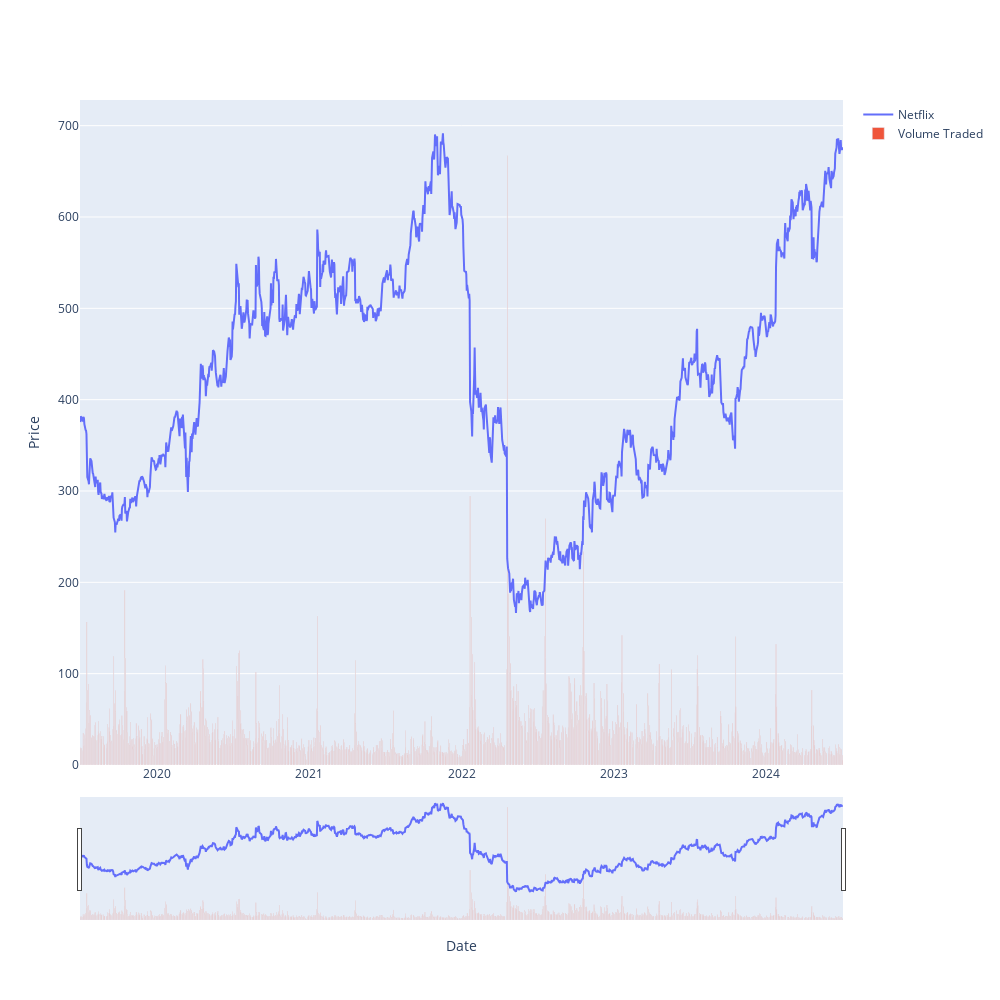

Write notebook code for a chart like this one.
### Markdown cell above
### Create a Price/Volume Chart

### Code cell
fig = go.Figure()
nflx_plot = go.Scatter(x=nflx_df.index, y=nflx_df['Close'], name="Netflix")
fig.add_trace(nflx_plot)
fig.add_trace(go.Bar(x=nflx_df.index, y=nflx_df['Volume']/200000, name="Volume Traded"))
fig.update_xaxes(title="Date", rangeslider_visible=True)
fig.update_yaxes(title="Price")
fig.update_layout(height=1000, width=1000, showlegend=True)
fig.show()

### Figure 1 — Plotly figure (JSON) as saved in the notebook; plotly's stock layout.template omitted (floating-point values rounded to 4 significant figures; data arrays with more than 128 entries replaced by an {"elided": "..."} marker saying what was removed)
{"data": [{"name": "Netflix", "type": "scatter", "x": {"elided": "1259 str values"}, "y": {"elided": "1259 float values"}}, {"name": "Volume Traded", "type": "bar", "x": {"elided": "1259 str values"}, "y": {"elided": "1259 float values"}}], "layout": {"height": 1000, "showlegend": true, "width": 1000, "xaxis": {"autorange": true, "range": ["2019-07-01 12:00", "2024-07-02 12:00"], "rangeslider": {"autorange": true, "range": ["2019-07-01 12:00", "2024-07-02 12:00"], "visible": true, "yaxis": {"_template": null, "rangemode": "match"}}, "title": {"text": "Date"}, "type": "date"}, "yaxis": {"autorange": true, "range": [0, 728.1], "title": {"text": "Price"}, "type": "linear"}}}
